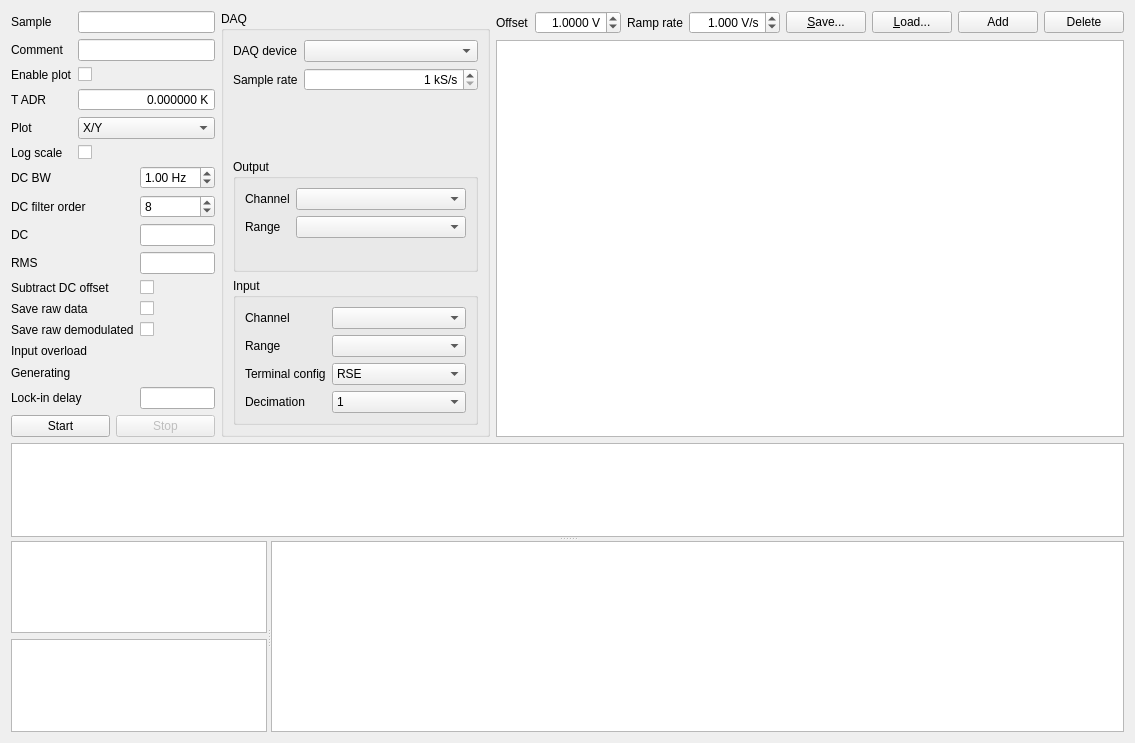
<?xml version="1.0" encoding="UTF-8"?>
<ui version="4.0">
 <class>Form</class>
 <widget class="QWidget" name="Form">
  <property name="geometry">
   <rect>
    <x>0</x>
    <y>0</y>
    <width>1087</width>
    <height>743</height>
   </rect>
  </property>
  <property name="windowTitle">
   <string>Form</string>
  </property>
  <property name="toolTip">
   <string>Select the input range for the SQUID readout.</string>
  </property>
  <layout class="QHBoxLayout" name="horizontalLayout_7">
   <item>
    <layout class="QVBoxLayout" name="verticalLayout_5">
     <item>
      <layout class="QHBoxLayout" name="horizontalLayout_6">
       <item>
        <layout class="QVBoxLayout" name="verticalLayout">
         <item>
          <layout class="QFormLayout" name="formLayout_4">
           <property name="fieldGrowthPolicy">
            <enum>QFormLayout::AllNonFixedFieldsGrow</enum>
           </property>
           <item row="0" column="0">
            <widget class="QLabel" name="label_13">
             <property name="text">
              <string>Sample</string>
             </property>
             <property name="buddy">
              <cstring>sampleLe</cstring>
             </property>
            </widget>
           </item>
           <item row="0" column="1">
            <widget class="QLineEdit" name="sampleLe">
             <property name="sizePolicy">
              <sizepolicy hsizetype="Minimum" vsizetype="Fixed">
               <horstretch>1</horstretch>
               <verstretch>0</verstretch>
              </sizepolicy>
             </property>
             <property name="toolTip">
              <string>Specify the ID of the sample here. Also used as the first part of the filename.</string>
             </property>
            </widget>
           </item>
           <item row="1" column="0">
            <widget class="QLabel" name="label_14">
             <property name="text">
              <string>Comment</string>
             </property>
             <property name="buddy">
              <cstring>commentLe</cstring>
             </property>
            </widget>
           </item>
           <item row="1" column="1">
            <widget class="QLineEdit" name="commentLe">
             <property name="sizePolicy">
              <sizepolicy hsizetype="Minimum" vsizetype="Fixed">
               <horstretch>1</horstretch>
               <verstretch>0</verstretch>
              </sizepolicy>
             </property>
             <property name="toolTip">
              <string>Put any arbitrary comments here.</string>
             </property>
            </widget>
           </item>
           <item row="2" column="0">
            <widget class="QLabel" name="label_19">
             <property name="text">
              <string>Enable plot</string>
             </property>
             <property name="buddy">
              <cstring>enablePlotCb</cstring>
             </property>
            </widget>
           </item>
           <item row="2" column="1">
            <widget class="QCheckBox" name="enablePlotCb">
             <property name="toolTip">
              <string>Check to show the raw AD data.</string>
             </property>
             <property name="text">
              <string/>
             </property>
            </widget>
           </item>
           <item row="3" column="0">
            <widget class="QLabel" name="label_22">
             <property name="text">
              <string>T ADR</string>
             </property>
             <property name="buddy">
              <cstring>temperatureSb</cstring>
             </property>
            </widget>
           </item>
           <item row="3" column="1">
            <widget class="QDoubleSpinBox" name="temperatureSb">
             <property name="alignment">
              <set>Qt::AlignRight|Qt::AlignTrailing|Qt::AlignVCenter</set>
             </property>
             <property name="readOnly">
              <bool>true</bool>
             </property>
             <property name="buttonSymbols">
              <enum>QAbstractSpinBox::NoButtons</enum>
             </property>
             <property name="suffix">
              <string> K</string>
             </property>
             <property name="decimals">
              <number>6</number>
             </property>
             <property name="maximum">
              <double>10.000000000000000</double>
             </property>
             <property name="singleStep">
              <double>0.000001000000000</double>
             </property>
            </widget>
           </item>
           <item row="4" column="0">
            <widget class="QLabel" name="label_29">
             <property name="text">
              <string>Plot</string>
             </property>
             <property name="buddy">
              <cstring>plotCombo</cstring>
             </property>
            </widget>
           </item>
           <item row="4" column="1">
            <widget class="QComboBox" name="plotCombo">
             <property name="sizePolicy">
              <sizepolicy hsizetype="Minimum" vsizetype="Fixed">
               <horstretch>0</horstretch>
               <verstretch>0</verstretch>
              </sizepolicy>
             </property>
             <property name="toolTip">
              <string>Select what data to plot.</string>
             </property>
             <item>
              <property name="text">
               <string>X/Y</string>
              </property>
             </item>
             <item>
              <property name="text">
               <string>R/Phi</string>
              </property>
             </item>
             <item>
              <property name="text">
               <string>Vmax/Vmin</string>
              </property>
             </item>
             <item>
              <property name="text">
               <string>R/Vdc</string>
              </property>
             </item>
            </widget>
           </item>
           <item row="5" column="0">
            <widget class="QLabel" name="label_17">
             <property name="text">
              <string>Log scale</string>
             </property>
             <property name="buddy">
              <cstring>logscaleCb</cstring>
             </property>
            </widget>
           </item>
           <item row="5" column="1">
            <widget class="QCheckBox" name="logscaleCb">
             <property name="text">
              <string/>
             </property>
            </widget>
           </item>
          </layout>
         </item>
         <item>
          <layout class="QFormLayout" name="formLayout_5">
           <property name="fieldGrowthPolicy">
            <enum>QFormLayout::AllNonFixedFieldsGrow</enum>
           </property>
           <item row="2" column="0">
            <widget class="QLabel" name="label_4">
             <property name="text">
              <string>DC</string>
             </property>
             <property name="buddy">
              <cstring>dcIndicator</cstring>
             </property>
            </widget>
           </item>
           <item row="2" column="1">
            <widget class="QLineEdit" name="dcIndicator">
             <property name="sizePolicy">
              <sizepolicy hsizetype="Preferred" vsizetype="Fixed">
               <horstretch>0</horstretch>
               <verstretch>0</verstretch>
              </sizepolicy>
             </property>
             <property name="toolTip">
              <string>DC value of the input, updated for each chunk.</string>
             </property>
             <property name="readOnly">
              <bool>true</bool>
             </property>
            </widget>
           </item>
           <item row="3" column="0">
            <widget class="QLabel" name="label_16">
             <property name="text">
              <string>RMS</string>
             </property>
             <property name="buddy">
              <cstring>rmsIndicator</cstring>
             </property>
            </widget>
           </item>
           <item row="3" column="1">
            <widget class="QLineEdit" name="rmsIndicator">
             <property name="sizePolicy">
              <sizepolicy hsizetype="Preferred" vsizetype="Fixed">
               <horstretch>0</horstretch>
               <verstretch>0</verstretch>
              </sizepolicy>
             </property>
             <property name="toolTip">
              <string>DC value of the input, updated for each chunk.</string>
             </property>
             <property name="readOnly">
              <bool>true</bool>
             </property>
            </widget>
           </item>
           <item row="7" column="0">
            <widget class="QLabel" name="label_11">
             <property name="text">
              <string>Input overload</string>
             </property>
             <property name="buddy">
              <cstring>overloadLed</cstring>
             </property>
            </widget>
           </item>
           <item row="7" column="1">
            <widget class="LedIndicator" name="overloadLed">
             <property name="minimumSize">
              <size>
               <width>16</width>
               <height>16</height>
              </size>
             </property>
             <property name="maximumSize">
              <size>
               <width>32</width>
               <height>32</height>
              </size>
             </property>
             <property name="toolTip">
              <string>Flashes if the there are any overloads detected on at analog input.</string>
             </property>
            </widget>
           </item>
           <item row="8" column="0">
            <widget class="QLabel" name="label_12">
             <property name="text">
              <string>Generating</string>
             </property>
             <property name="buddy">
              <cstring>generatingLed</cstring>
             </property>
            </widget>
           </item>
           <item row="8" column="1">
            <widget class="LedIndicator" name="generatingLed">
             <property name="minimumSize">
              <size>
               <width>16</width>
               <height>16</height>
              </size>
             </property>
             <property name="maximumSize">
              <size>
               <width>32</width>
               <height>32</height>
              </size>
             </property>
             <property name="toolTip">
              <string>Flashes each time a chunk of data is sent to the DAQ.</string>
             </property>
            </widget>
           </item>
           <item row="9" column="0">
            <widget class="QLabel" name="label_15">
             <property name="text">
              <string>Lock-in delay</string>
             </property>
             <property name="buddy">
              <cstring>delayLe</cstring>
             </property>
            </widget>
           </item>
           <item row="9" column="1">
            <widget class="QLineEdit" name="delayLe">
             <property name="sizePolicy">
              <sizepolicy hsizetype="Preferred" vsizetype="Fixed">
               <horstretch>0</horstretch>
               <verstretch>0</verstretch>
              </sizepolicy>
             </property>
             <property name="toolTip">
              <string>A rough measure of the delay between generating and demodulating a chunk of data. The absolute value is of no importance, but if you see this continuously increasing it's an indication that the CPU is not able to keep up.</string>
             </property>
             <property name="text">
              <string/>
             </property>
             <property name="maxLength">
              <number>4</number>
             </property>
            </widget>
           </item>
           <item row="5" column="0">
            <widget class="QLabel" name="label_9">
             <property name="text">
              <string>Save raw data</string>
             </property>
             <property name="buddy">
              <cstring>saveRawDataCb</cstring>
             </property>
            </widget>
           </item>
           <item row="5" column="1">
            <widget class="QCheckBox" name="saveRawDataCb">
             <property name="toolTip">
              <string>Check to save raw (but decimated) data to the file. This could consume a lot of disk space.</string>
             </property>
             <property name="text">
              <string/>
             </property>
            </widget>
           </item>
           <item row="0" column="0">
            <widget class="QLabel" name="label_20">
             <property name="text">
              <string>DC BW</string>
             </property>
            </widget>
           </item>
           <item row="0" column="1">
            <widget class="QDoubleSpinBox" name="dcBwSb">
             <property name="toolTip">
              <string>Bandwidth of the filter used to calculate the DC signal. Note that the DC signal is also subtracted from the raw analog input siganl to effectively high-pass filter the input.</string>
             </property>
             <property name="suffix">
              <string> Hz</string>
             </property>
             <property name="minimum">
              <double>0.100000000000000</double>
             </property>
             <property name="maximum">
              <double>10.000000000000000</double>
             </property>
             <property name="singleStep">
              <double>0.100000000000000</double>
             </property>
             <property name="value">
              <double>1.000000000000000</double>
             </property>
            </widget>
           </item>
           <item row="1" column="1">
            <widget class="QSpinBox" name="dcFilterOrderSb">
             <property name="toolTip">
              <string>Order of the DC filter. The roll of is 6dB*order.</string>
             </property>
             <property name="minimum">
              <number>1</number>
             </property>
             <property name="maximum">
              <number>10</number>
             </property>
             <property name="value">
              <number>8</number>
             </property>
            </widget>
           </item>
           <item row="1" column="0">
            <widget class="QLabel" name="label_21">
             <property name="text">
              <string>DC filter order</string>
             </property>
            </widget>
           </item>
           <item row="6" column="1">
            <widget class="QCheckBox" name="saveRawDemodCb">
             <property name="toolTip">
              <string>Check here if you'd like to save the decimated demodulated data before it runs through the final low-pass filters. This is useful if you'd like to do the final filtering yourself e.g. with a non-causal filter to avoid phase shifts.</string>
             </property>
             <property name="text">
              <string/>
             </property>
            </widget>
           </item>
           <item row="6" column="0">
            <widget class="QLabel" name="label_23">
             <property name="text">
              <string>Save raw demodulated</string>
             </property>
            </widget>
           </item>
           <item row="4" column="1">
            <widget class="QCheckBox" name="subtractDcOffsetCb">
             <property name="text">
              <string/>
             </property>
            </widget>
           </item>
           <item row="4" column="0">
            <widget class="QLabel" name="label_24">
             <property name="text">
              <string>Subtract DC offset</string>
             </property>
            </widget>
           </item>
          </layout>
         </item>
         <item>
          <layout class="QHBoxLayout" name="horizontalLayout_3">
           <item>
            <widget class="QPushButton" name="startPb">
             <property name="text">
              <string>Start</string>
             </property>
            </widget>
           </item>
           <item>
            <widget class="QPushButton" name="stopPb">
             <property name="enabled">
              <bool>false</bool>
             </property>
             <property name="text">
              <string>Stop</string>
             </property>
            </widget>
           </item>
          </layout>
         </item>
        </layout>
       </item>
       <item>
        <widget class="QGroupBox" name="driveGroupBox">
         <property name="title">
          <string>DAQ</string>
         </property>
         <layout class="QHBoxLayout" name="horizontalLayout_4">
          <item>
           <layout class="QVBoxLayout" name="verticalLayout_3">
            <item>
             <layout class="QFormLayout" name="formLayout">
              <item row="0" column="0">
               <widget class="QLabel" name="label">
                <property name="text">
                 <string>DAQ device</string>
                </property>
                <property name="buddy">
                 <cstring>deviceCombo</cstring>
                </property>
               </widget>
              </item>
              <item row="0" column="1">
               <widget class="QComboBox" name="deviceCombo">
                <property name="sizePolicy">
                 <sizepolicy hsizetype="Preferred" vsizetype="Fixed">
                  <horstretch>1</horstretch>
                  <verstretch>0</verstretch>
                 </sizepolicy>
                </property>
                <property name="toolTip">
                 <string>Which NI DAQ device to you want to use to drive the TES and sample the SQUID?</string>
                </property>
               </widget>
              </item>
              <item row="1" column="0">
               <widget class="QLabel" name="label_28">
                <property name="text">
                 <string>Sample rate</string>
                </property>
                <property name="buddy">
                 <cstring>sampleRateSb</cstring>
                </property>
               </widget>
              </item>
              <item row="1" column="1">
               <widget class="QSpinBox" name="sampleRateSb">
                <property name="sizePolicy">
                 <sizepolicy hsizetype="Preferred" vsizetype="Fixed">
                  <horstretch>0</horstretch>
                  <verstretch>0</verstretch>
                 </sizepolicy>
                </property>
                <property name="toolTip">
                 <string>Specify the sample rate. Note that this should be higher than 2x the bandwidth of the SQUID signal, unless you have provided appropriate analog filtering.</string>
                </property>
                <property name="alignment">
                 <set>Qt::AlignRight|Qt::AlignTrailing|Qt::AlignVCenter</set>
                </property>
                <property name="accelerated">
                 <bool>true</bool>
                </property>
                <property name="keyboardTracking">
                 <bool>false</bool>
                </property>
                <property name="suffix">
                 <string> kS/s</string>
                </property>
                <property name="minimum">
                 <number>1</number>
                </property>
               </widget>
              </item>
             </layout>
            </item>
            <item>
             <widget class="QGroupBox" name="groupBox_2">
              <property name="title">
               <string>Output</string>
              </property>
              <layout class="QHBoxLayout" name="horizontalLayout">
               <item>
                <layout class="QFormLayout" name="formLayout_2">
                 <item row="0" column="0">
                  <widget class="QLabel" name="label_7">
                   <property name="text">
                    <string>Channel</string>
                   </property>
                   <property name="buddy">
                    <cstring>aoChannelCombo</cstring>
                   </property>
                  </widget>
                 </item>
                 <item row="0" column="1">
                  <widget class="QComboBox" name="aoChannelCombo">
                   <property name="toolTip">
                    <string>Pick the analog output channel.</string>
                   </property>
                  </widget>
                 </item>
                 <item row="1" column="0">
                  <widget class="QLabel" name="label_8">
                   <property name="text">
                    <string>Range</string>
                   </property>
                   <property name="buddy">
                    <cstring>aoRangeCombo</cstring>
                   </property>
                  </widget>
                 </item>
                 <item row="1" column="1">
                  <widget class="QComboBox" name="aoRangeCombo">
                   <property name="toolTip">
                    <string>Select the output drive range.</string>
                   </property>
                   <property name="minimumContentsLength">
                    <number>13</number>
                   </property>
                  </widget>
                 </item>
                </layout>
               </item>
              </layout>
             </widget>
            </item>
            <item>
             <widget class="QGroupBox" name="inputGroupBox">
              <property name="title">
               <string>Input</string>
              </property>
              <layout class="QHBoxLayout" name="horizontalLayout_2">
               <item>
                <layout class="QFormLayout" name="formLayout_3">
                 <property name="fieldGrowthPolicy">
                  <enum>QFormLayout::AllNonFixedFieldsGrow</enum>
                 </property>
                 <item row="0" column="0">
                  <widget class="QLabel" name="label_2">
                   <property name="text">
                    <string>Channel</string>
                   </property>
                   <property name="buddy">
                    <cstring>aiChannelCombo</cstring>
                   </property>
                  </widget>
                 </item>
                 <item row="0" column="1">
                  <widget class="QComboBox" name="aiChannelCombo">
                   <property name="toolTip">
                    <string>Input channel for the lock-in.</string>
                   </property>
                  </widget>
                 </item>
                 <item row="1" column="0">
                  <widget class="QLabel" name="label_5">
                   <property name="text">
                    <string>Range</string>
                   </property>
                   <property name="buddy">
                    <cstring>aiRangeCombo</cstring>
                   </property>
                  </widget>
                 </item>
                 <item row="1" column="1">
                  <widget class="QComboBox" name="aiRangeCombo">
                   <property name="toolTip">
                    <string>Input range for the input channel.</string>
                   </property>
                   <property name="minimumContentsLength">
                    <number>13</number>
                   </property>
                  </widget>
                 </item>
                 <item row="2" column="0">
                  <widget class="QLabel" name="label_6">
                   <property name="text">
                    <string>Terminal config</string>
                   </property>
                   <property name="buddy">
                    <cstring>aiTerminalConfigCombo</cstring>
                   </property>
                  </widget>
                 </item>
                 <item row="2" column="1">
                  <widget class="QComboBox" name="aiTerminalConfigCombo">
                   <property name="enabled">
                    <bool>true</bool>
                   </property>
                   <item>
                    <property name="text">
                     <string>RSE</string>
                    </property>
                   </item>
                   <item>
                    <property name="text">
                     <string>NRSE</string>
                    </property>
                   </item>
                   <item>
                    <property name="text">
                     <string>DIFF</string>
                    </property>
                   </item>
                   <item>
                    <property name="text">
                     <string>PSEUDO-DIFF</string>
                    </property>
                   </item>
                  </widget>
                 </item>
                 <item row="3" column="0">
                  <widget class="QLabel" name="label_3">
                   <property name="text">
                    <string>Decimation</string>
                   </property>
                   <property name="buddy">
                    <cstring>inputDecimationCombo</cstring>
                   </property>
                  </widget>
                 </item>
                 <item row="3" column="1">
                  <widget class="QComboBox" name="inputDecimationCombo">
                   <property name="toolTip">
                    <string>&lt;html&gt;&lt;head/&gt;&lt;body&gt;&lt;p&gt;Decimation to be applied before the lock-in mixer stage.&lt;/p&gt;&lt;p&gt;This allows reducing the computational load, but limits the highest frequency available for the lock-ins.&lt;/p&gt;&lt;p&gt;The resulting phase shift will be automatically accounted for.&lt;/p&gt;&lt;p&gt;Filtering is accomplished by a cascade of halfband FIR filters.&lt;/p&gt;&lt;/body&gt;&lt;/html&gt;</string>
                   </property>
                   <item>
                    <property name="text">
                     <string>1</string>
                    </property>
                   </item>
                   <item>
                    <property name="text">
                     <string>2</string>
                    </property>
                   </item>
                   <item>
                    <property name="text">
                     <string>4</string>
                    </property>
                   </item>
                   <item>
                    <property name="text">
                     <string>8</string>
                    </property>
                   </item>
                   <item>
                    <property name="text">
                     <string>16</string>
                    </property>
                   </item>
                   <item>
                    <property name="text">
                     <string>32</string>
                    </property>
                   </item>
                   <item>
                    <property name="text">
                     <string>64</string>
                    </property>
                   </item>
                   <item>
                    <property name="text">
                     <string>128</string>
                    </property>
                   </item>
                   <item>
                    <property name="text">
                     <string>256</string>
                    </property>
                   </item>
                   <item>
                    <property name="text">
                     <string>512</string>
                    </property>
                   </item>
                  </widget>
                 </item>
                </layout>
               </item>
              </layout>
             </widget>
            </item>
           </layout>
          </item>
         </layout>
        </widget>
       </item>
       <item>
        <layout class="QVBoxLayout" name="verticalLayout_4">
         <item>
          <layout class="QHBoxLayout" name="horizontalLayout_5">
           <item>
            <widget class="QLabel" name="label_10">
             <property name="text">
              <string>Offset</string>
             </property>
             <property name="buddy">
              <cstring>offsetSb</cstring>
             </property>
            </widget>
           </item>
           <item>
            <widget class="QDoubleSpinBox" name="offsetSb">
             <property name="toolTip">
              <string>DC offset added to AC excitation signal.</string>
             </property>
             <property name="alignment">
              <set>Qt::AlignRight|Qt::AlignTrailing|Qt::AlignVCenter</set>
             </property>
             <property name="accelerated">
              <bool>true</bool>
             </property>
             <property name="keyboardTracking">
              <bool>false</bool>
             </property>
             <property name="suffix">
              <string> V</string>
             </property>
             <property name="decimals">
              <number>4</number>
             </property>
             <property name="minimum">
              <double>-10.000000000000000</double>
             </property>
             <property name="maximum">
              <double>10.000000000000000</double>
             </property>
             <property name="singleStep">
              <double>0.000100000000000</double>
             </property>
             <property name="value">
              <double>1.000000000000000</double>
             </property>
            </widget>
           </item>
           <item>
            <widget class="QLabel" name="label_18">
             <property name="text">
              <string>Ramp rate</string>
             </property>
             <property name="buddy">
              <cstring>rampRateSb</cstring>
             </property>
            </widget>
           </item>
           <item>
            <widget class="QDoubleSpinBox" name="rampRateSb">
             <property name="toolTip">
              <string>Ramp rate for DC offset. Set to 0 for instantaneous changes.</string>
             </property>
             <property name="alignment">
              <set>Qt::AlignRight|Qt::AlignTrailing|Qt::AlignVCenter</set>
             </property>
             <property name="specialValueText">
              <string>Disabled</string>
             </property>
             <property name="accelerated">
              <bool>true</bool>
             </property>
             <property name="keyboardTracking">
              <bool>false</bool>
             </property>
             <property name="suffix">
              <string> V/s</string>
             </property>
             <property name="decimals">
              <number>3</number>
             </property>
             <property name="minimum">
              <double>0.000000000000000</double>
             </property>
             <property name="maximum">
              <double>100.000000000000000</double>
             </property>
             <property name="singleStep">
              <double>0.001000000000000</double>
             </property>
             <property name="value">
              <double>1.000000000000000</double>
             </property>
            </widget>
           </item>
           <item>
            <spacer name="horizontalSpacer">
             <property name="orientation">
              <enum>Qt::Horizontal</enum>
             </property>
             <property name="sizeHint" stdset="0">
              <size>
               <width>40</width>
               <height>20</height>
              </size>
             </property>
            </spacer>
           </item>
           <item>
            <widget class="QPushButton" name="saveTablePb">
             <property name="text">
              <string>&amp;Save...</string>
             </property>
            </widget>
           </item>
           <item>
            <widget class="QPushButton" name="loadTablePb">
             <property name="text">
              <string>&amp;Load...</string>
             </property>
            </widget>
           </item>
           <item>
            <widget class="QPushButton" name="addRowPb">
             <property name="text">
              <string>Add</string>
             </property>
            </widget>
           </item>
           <item>
            <widget class="QPushButton" name="deleteRowPb">
             <property name="text">
              <string>Delete</string>
             </property>
            </widget>
           </item>
          </layout>
         </item>
         <item>
          <widget class="QTableWidget" name="table">
           <property name="sizePolicy">
            <sizepolicy hsizetype="Expanding" vsizetype="Preferred">
             <horstretch>3</horstretch>
             <verstretch>0</verstretch>
            </sizepolicy>
           </property>
          </widget>
         </item>
        </layout>
       </item>
      </layout>
     </item>
     <item>
      <widget class="QSplitter" name="splitter1">
       <property name="orientation">
        <enum>Qt::Vertical</enum>
       </property>
       <widget class="PlotWidget" name="wavePlot"/>
       <widget class="QSplitter" name="splitter2">
        <property name="orientation">
         <enum>Qt::Horizontal</enum>
        </property>
        <widget class="QWidget" name="layoutWidget">
         <layout class="QVBoxLayout" name="verticalLayout_2">
          <item>
           <widget class="PlotWidget" name="plot1">
            <property name="sizePolicy">
             <sizepolicy hsizetype="Expanding" vsizetype="Expanding">
              <horstretch>2</horstretch>
              <verstretch>0</verstretch>
             </sizepolicy>
            </property>
           </widget>
          </item>
          <item>
           <widget class="PlotWidget" name="plot2">
            <property name="sizePolicy">
             <sizepolicy hsizetype="Expanding" vsizetype="Expanding">
              <horstretch>2</horstretch>
              <verstretch>0</verstretch>
             </sizepolicy>
            </property>
           </widget>
          </item>
         </layout>
        </widget>
        <widget class="PlotWidget" name="plotxy">
         <property name="sizePolicy">
          <sizepolicy hsizetype="Expanding" vsizetype="Expanding">
           <horstretch>1</horstretch>
           <verstretch>0</verstretch>
          </sizepolicy>
         </property>
        </widget>
       </widget>
      </widget>
     </item>
    </layout>
   </item>
  </layout>
 </widget>
 <customwidgets>
  <customwidget>
   <class>LedIndicator</class>
   <extends>QWidget</extends>
   <header>LabWidgets.Indicators</header>
  </customwidget>
  <customwidget>
   <class>PlotWidget</class>
   <extends>QGraphicsView</extends>
   <header>pyqtgraph</header>
  </customwidget>
 </customwidgets>
 <tabstops>
  <tabstop>sampleLe</tabstop>
  <tabstop>commentLe</tabstop>
  <tabstop>aoChannelCombo</tabstop>
  <tabstop>aoRangeCombo</tabstop>
  <tabstop>aiChannelCombo</tabstop>
  <tabstop>aiRangeCombo</tabstop>
  <tabstop>aiTerminalConfigCombo</tabstop>
  <tabstop>startPb</tabstop>
  <tabstop>stopPb</tabstop>
  <tabstop>enablePlotCb</tabstop>
  <tabstop>temperatureSb</tabstop>
  <tabstop>plotCombo</tabstop>
  <tabstop>wavePlot</tabstop>
  <tabstop>plot1</tabstop>
  <tabstop>plot2</tabstop>
  <tabstop>plotxy</tabstop>
 </tabstops>
 <resources/>
 <connections/>
</ui>
